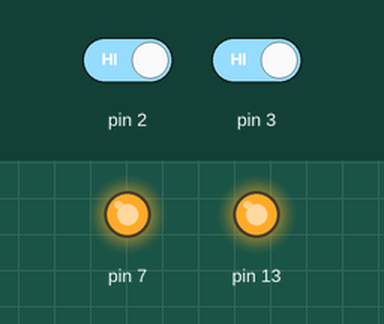
This sketch was run on a simulated Arduino Uno, built with avr-gcc and run on an emulated ATmega328P. Shown: output pins drawn as LEDs (lit = HIGH). Dashed ring = blinking. The test bench sets the inputs (shaded band); at power-on: pin 3 HIGH, pin 2 HIGH. Sleep ends after the set time or at an interrupt.

Above: at 1.2 s.
1.3 s: pin 3 driven LOW
2.8 s: pin 3 driven HIGH
At 8.36 s:
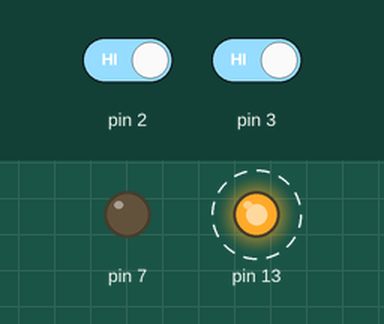
9.9 s: pin 2 driven LOW
11.4 s: pin 2 driven HIGH
At 18.6 s:
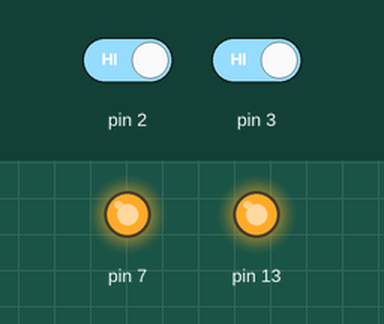
Timing chart, 0 to 19.3 s (numbered marks = the images above; inputs shaded):
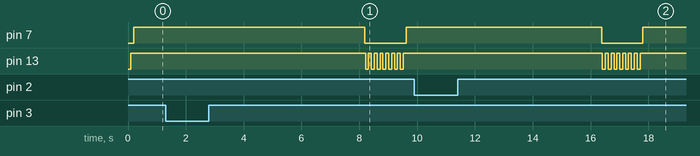

Measured:
- after the input at 1.3 s, every drawn part: stays the same
- after the input at 2.8 s, pin 7: HIGH → LOW after 5.4 s, → HIGH 1.4 s later; pin 13: alternates HIGH for 0.10 s and LOW for 0.10 s, 14 changes in all, then stays HIGH, starting after 5.4 s
- after the input at 9.9 s, every drawn part: stays the same
- after the input at 11.4 s, pin 7: HIGH → LOW after 5.0 s, → HIGH 1.4 s later; pin 13: alternates HIGH for 0.10 s and LOW for 0.10 s, 14 changes in all, then stays HIGH, starting after 5.0 s

The sketch:

timerTrigger.ino
```cpp
// (licence header left out)
/***************************** Function *************************************
 The uHex is waked by period timer (using watchdog timer).
 Once waked, the LED on the board will flash for some seconds and then go to sleep again.
 ******************************************************************************/

#include "microPoly.h"

void setup()
{
  pinMode( 13, OUTPUT );

  /**set waking condition from sleep state**/
  /** setTimer()
    *  TIMER_SECOND  [1-59]
    *  TIMER_MINUTE  [1-59]
    *  TIMER_HOUR    [1-12]
  **/
 PolyuHex.setTimer(TIMER_SECOND, 8);

 /** Set the inial overtime: it will go to sleep after 'overtime' senconds when there is not any trigger event
  * use 'PolyuHex.setOvertime(seconds)'
  *   -seconds: 0 to 255
  * note: the overtime will be reset to 0 after wake from sleep
  * **/
 PolyuHex.setRunOvertime(0);
}

void loop()
{

  digitalWrite( 13, LOW);
  delay(100);
  digitalWrite( 13, HIGH);
  delay(100);

  /**Overtime will use the longest time if it is setted by different**/
  if ( PolyuHex.isRunOvertime() )
  {
    PolyuHex.sleep();
    PolyuHex.setRunOvertime(2);
  }


}
```
